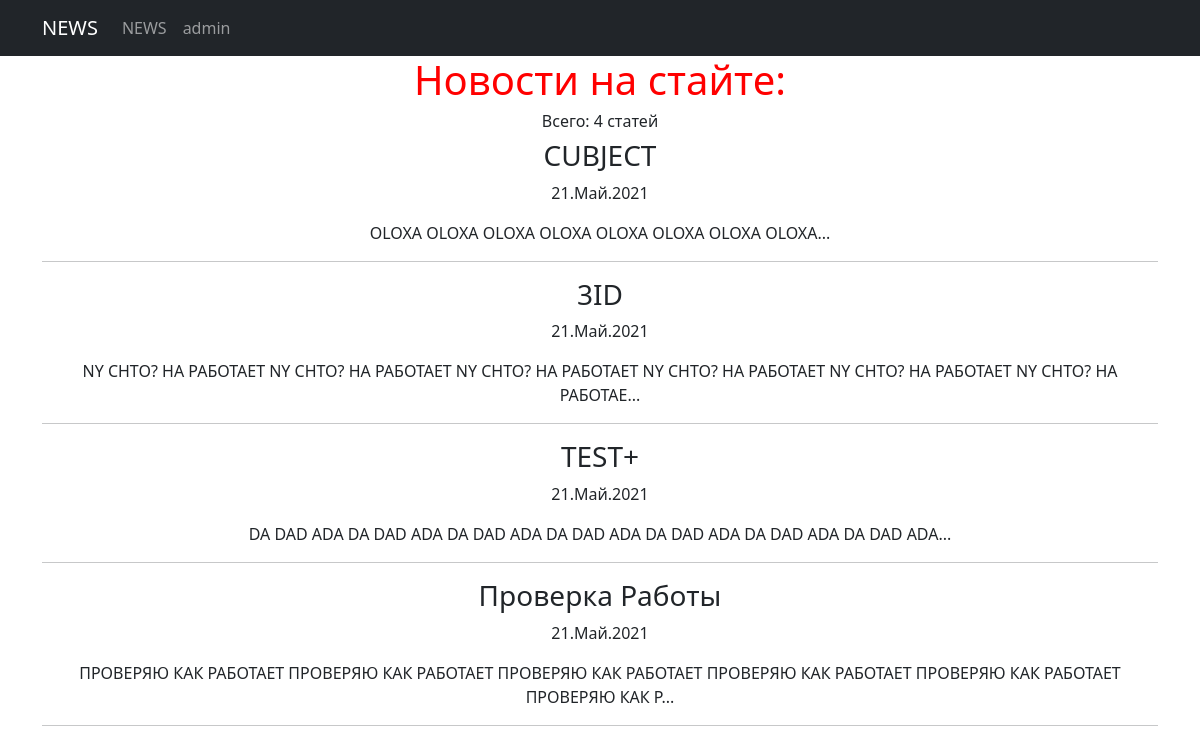
Page /news/ on the committed database.
### news/models.py (models this page shows, shortened)
class Post(models.Model):
    PostAuthor = models.ForeignKey(Author, on_delete=models.CASCADE)
    PostNews = 'PN'
    PostArticle = 'PA'
    POSITIONS = [
        (PostArticle, 'Статья'),
        (PostNews, 'Новость'),
    ]
    title = models.CharField(max_length=50)
    positions = models.CharField(max_length=2, choices=POSITIONS, default=PostArticle)
    data = models.DateTimeField(auto_now_add=True)
    postCategory = models.ManyToManyField(Category, through='PostCategory')
    previewName = models.CharField(max_length=128)
    text = models.TextField()
    rating = models.SmallIntegerField(default=0)
    def preview(self):
        return self.text[0:124] + '...'
    class Meta:
        verbose_name = 'Пост'
        verbose_name_plural = 'Посты'

### news/views.py (the view)
# urls.py: path('news/', include('news.urls'))
class news(ListView):
    model = Post
    template_name = 'news.html'
    context_object_name = 'news'
    queryset = Post.objects.order_by('-data')

### templates/news.html (shortened to what this page needs)
<!DOCTYPE html>
<html lang="en">
<head> {% extends 'flatpages/default.html' %}
{% block content %}
<h1><span style="color: #ff0000;">Новости на стайте:</span></h1>
{% if news %}
<h6>Всего: {{news|length}} статей</h6>
    {% for el in news %}
        <h3>{{ el.title }}</h3>
        <p>{{ el.data|date:'d.M.Y' }}</p>
        <p>{{ el.preview }}</p>
        <hr>
    {%endfor%}
{% else %}
    <h2>Новостей нет</h2>
{% endif %}
{% endblock content %}

### rows in the picture
Post: title "CUBJECT", data "21.Май.2021", preview "OLOXA OLOXA OLOXA OLOXA OLOXA OLOXA OLOXA OLOXA..."
Post: title "3ID", data "21.Май.2021", preview "NY CHTO? НА РАБОТАЕТ NY CHTO? НА РАБОТАЕТ NY CHTO? НА РАБОТАЕТ NY CHTO? НА РАБОТАЕТ NY CHTO? НА РАБОТАЕТ NY CHTO? НА РАБОТАЕ..."
Post: title "TEST+", data "21.Май.2021", preview "DA DAD ADA DA DAD ADA DA DAD ADA DA DAD ADA DA DAD ADA DA DAD ADA DA DAD ADA..."
Post: title "Проверка Работы", data "21.Май.2021", preview "ПРОВЕРЯЮ КАК РАБОТАЕТ ПРОВЕРЯЮ КАК РАБОТАЕТ ПРОВЕРЯЮ КАК РАБОТАЕТ ПРОВЕРЯЮ КАК РАБОТАЕТ ПРОВЕРЯЮ КАК РАБОТАЕТ ПРОВЕРЯЮ КАК Р..."

### other values in the picture
{{ news|length }} "4"
